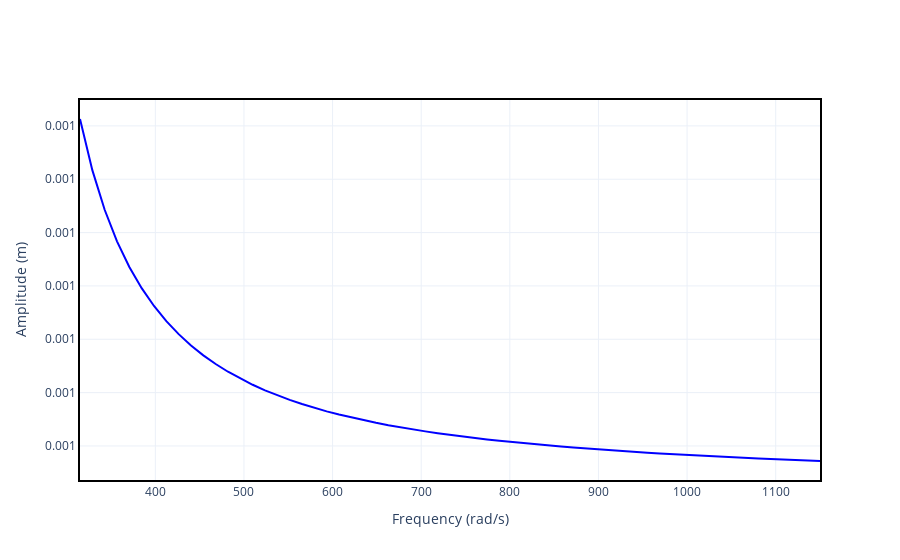

Notebook source saved alongside this figure:
### Code cell
#-------------------------------------- simulated imbalance response----------------------------------------------------
results_sim, fr_sim = getImbalanceResponse(rotor_sim, DISK_NODE, IMBALANCE_MAGNITUDE, IMBALANCE_PHASE, FREQUENCY_RANGE)
# plot sim response
probe_sim = (1, 0)
fig_results_sim = results_sim.plot_magnitude(probe = [probe_sim], probe_units="degrees")
fig_results_sim.update_layout(showlegend=False)
fig_results_sim.update_layout(yaxis_tickformat = '.3f')

# fig_results_sim.show()
# fig_results_sim.write_image("fr_sim_phase.png")

### Figure 1 — Plotly figure (JSON) as saved in the notebook; plotly's stock layout.template omitted (floating-point values rounded to 4 significant figures)
{"data": [{"hovertemplate": "Frequency (rad/s): %{x:.2f}<br>Amplitude (m): %{y:.2e}", "legendgroup": "Probe 1 - Node 1", "line": {"color": "blue"}, "mode": "lines", "name": "Probe 1 - Node 1", "showlegend": true, "type": "scatter", "x": [315, 328.9, 342.8, 356.8, 370.7, 384.6, 398.5, 412.4, 426.3, 440.2, 454.2, 468.1, 482, 495.9, 509.8, 523.8, 537.7, 551.6, 565.5, 579.4, 593.3, 607.2, 621.2, 635.1, 649, 662.9, 676.8, 690.8, 704.7, 718.6, 732.5, 746.4, 760.3, 774.2, 788.2, 802.1, 816, 829.9, 843.8, 857.8, 871.7, 885.6, 899.5, 913.4, 927.3, 941.2, 955.2, 969.1, 983, 996.9, 1011.0, 1025.0, 1039.0, 1053.0, 1066.0, 1080.0, 1094.0, 1108.0, 1122.0, 1136.0, 1150], "y": [0.001413, 0.001317, 0.001243, 0.001184, 0.001136, 0.001096, 0.001062, 0.001034, 0.00101, 0.0009884, 0.0009699, 0.0009536, 0.0009391, 0.0009263, 0.0009147, 0.0009043, 0.0008949, 0.0008863, 0.0008785, 0.0008714, 0.0008649, 0.0008589, 0.0008533, 0.0008482, 0.0008434, 0.000839, 0.0008348, 0.000831, 0.0008273, 0.0008239, 0.0008208, 0.0008178, 0.0008149, 0.0008123, 0.0008098, 0.0008074, 0.0008051, 0.0008029, 0.0008009, 0.0007989, 0.0007971, 0.0007953, 0.0007936, 0.000792, 0.0007904, 0.0007889, 0.0007875, 0.0007861, 0.0007848, 0.0007835, 0.0007823, 0.0007811, 0.0007799, 0.0007788, 0.0007777, 0.0007767, 0.0007756, 0.0007746, 0.0007737, 0.0007727, 0.0007718]}], "layout": {"showlegend": false, "xaxis": {"range": [315, 1150], "title": {"text": "Frequency (rad/s)"}}, "yaxis": {"exponentformat": "power", "tickformat": ".3f", "title": {"text": "Amplitude (m)"}}}}
